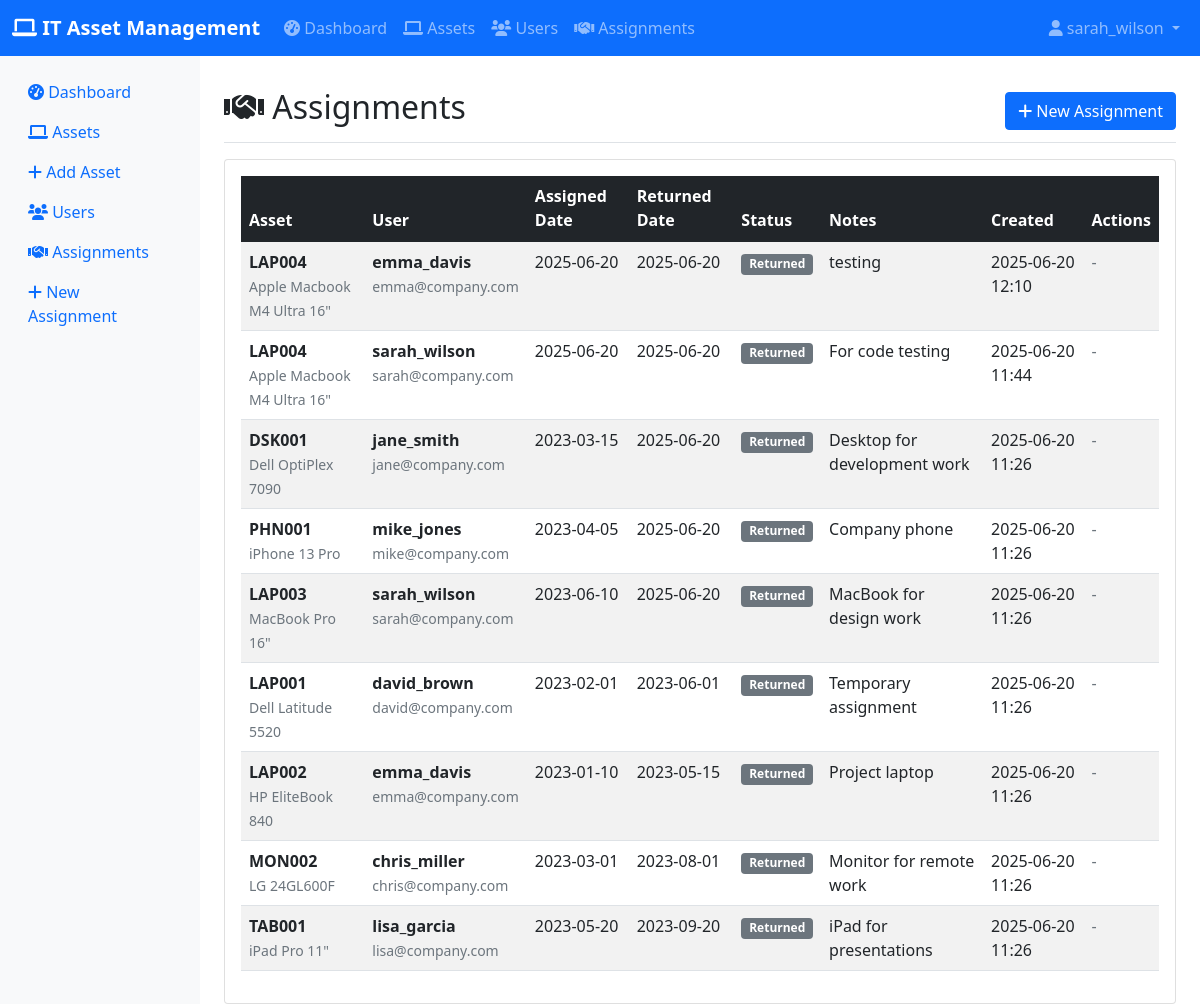
/assignments (signed in), run on the app's committed database.
### app.py (models this page shows, shortened)
class User(UserMixin, db.Model):
    __tablename__ = 'users'
    id = db.Column(db.Integer, primary_key=True)
    username = db.Column(db.String(80), unique=True, nullable=False, index=True)
    email = db.Column(db.String(120), unique=True, nullable=False, index=True)
    password_hash = db.Column(db.String(255), nullable=False)
    role = db.Column(db.String(20), nullable=False, default='regular')  # 'admin' or 'regular'
    created_at = db.Column(db.DateTime, default=datetime.utcnow)
    assignments = db.relationship('Assignment', backref='assigned_user', lazy=True)
    def is_admin(self):
        return self.role == 'admin'

class Assignment(db.Model):
    __tablename__ = 'assignments'
    id = db.Column(db.Integer, primary_key=True)
    asset_id = db.Column(db.Integer, db.ForeignKey('assets.id'), nullable=False)
    user_id = db.Column(db.Integer, db.ForeignKey('users.id'), nullable=False)
    assigned_date = db.Column(db.Date, nullable=False, default=date.today)
    returned_date = db.Column(db.Date, nullable=True)
    notes = db.Column(db.Text, nullable=True)
    created_at = db.Column(db.DateTime, default=datetime.utcnow)

class Asset(db.Model):
    __tablename__ = 'assets'
    id = db.Column(db.Integer, primary_key=True)
    asset_tag = db.Column(db.String(50), unique=True, nullable=False, index=True)
    name = db.Column(db.String(100), nullable=False)
    category = db.Column(db.String(50), nullable=False)  # Laptop, Desktop, Monitor, etc.
    purchase_date = db.Column(db.Date, nullable=True)
    warranty_expiry = db.Column(db.Date, nullable=True)
    status = db.Column(db.String(20), nullable=False, default='available')  # available, assigned, retired
    assigned_to = db.Column(db.Integer, db.ForeignKey('users.id'), nullable=True)
    created_at = db.Column(db.DateTime, default=datetime.utcnow)
    assignments = db.relationship('Assignment', backref='asset', lazy=True, cascade='all, delete-orphan')
    assigned_user = db.relationship('User', foreign_keys=[assigned_to], backref='assigned_assets')

### app.py (the view)
@app.route('/assignments')
@login_required
def assignments():
    page = request.args.get('page', 1, type=int)
    assignments = Assignment.query.order_by(Assignment.created_at.desc()).paginate(
        page=page, per_page=10, error_out=False
    )
    return render_template('assignments.html', assignments=assignments)

### app.py (called while the page is built)
@login_manager.user_loader
def load_user(user_id):
    return User.query.get(int(user_id))

### templates/assignments.html (shortened to what this page needs)
{% extends "base.html" %}
{% block content %}
<div class="d-flex justify-content-between flex-wrap flex-md-nowrap align-items-center pt-3 pb-2 mb-3 border-bottom">
    <h1 class="h2"><i class="fas fa-handshake"></i> Assignments</h1>
    <div class="btn-toolbar mb-2 mb-md-0">
        <a href="{{ url_for('create_assignment') }}" class="btn btn-primary">
            <i class="fas fa-plus"></i> New Assignment
        </a>
    </div>
</div>
<div class="card">
    <div class="card-body">
        {% if assignments.items %}
        <div class="table-responsive">
            <table class="table table-striped table-hover">
                <thead class="table-dark">
                    <tr>
                        <th>Asset</th>
                        <th>User</th>
                        <th>Assigned Date</th>
                        <th>Returned Date</th>
                        <th>Status</th>
                        <th>Notes</th>
                        <th>Created</th>
                        <th>Actions</th>
                    </tr>
                </thead>
                <tbody>
                    {% for assignment in assignments.items %}
                    <tr>
                        <td>
                            <strong>{{ assignment.asset.asset_tag }}</strong><br>
                            <small class="text-muted">{{ assignment.asset.name }}</small>
                        </td>
                        <td>
                            <strong>{{ assignment.assigned_user.username }}</strong><br>
                            <small class="text-muted">{{ assignment.assigned_user.email }}</small>
                        </td>
                        <td>{{ assignment.assigned_date.strftime('%Y-%m-%d') }}</td>
                        <td>
                            {% if assignment.returned_date %}
                                {{ assignment.returned_date.strftime('%Y-%m-%d') }}
                            {% else %}
                                <span class="text-muted">Not returned</span>
                            {% endif %}
                        </td>
                        <td>
                            {% if assignment.returned_date %}
                                <span class="badge bg-secondary">Returned</span>
                            {% else %}
                                <span class="badge bg-success">Active</span>
                            {% endif %}
                        </td>
                        <td>
                            {% if assignment.notes %}
                                <span title="{{ assignment.notes }}">
                                    {{ assignment.notes[:30] }}{% if assignment.notes|length > 30 %}...{% endif %}
                                </span>
                            {% else %}
                                <span class="text-muted">No notes</span>
                            {% endif %}
                        </td>
                        <td>{{ assignment.created_at.strftime('%Y-%m-%d %H:%M') }}</td>
                        <td class="table-actions">
                            {% if not assignment.returned_date %}
                                <form method="POST" action="{{ url_for('return_assignment', id=assignment.id) }}" class="d-inline" onsubmit="return confirm('Mark this assignment as returned?')">
                                    <button type="submit" class="btn btn-sm btn-outline-success">
                                        <i class="fas fa-undo"></i> Return
                                    </button>
                                </form>
                            {% else %}
                                <span class="text-muted">-</span>
                            {% endif %}
                        </td>
                    </tr>
                    {% endfor %}
                </tbody>
            </table>
        </div>
        {% endif %}
    </div>
</div>
{% endblock %}

### templates/base.html (shortened to what this page needs)
<!DOCTYPE html>
<html lang="en">
<head>
    <link href="https://cdn.jsdelivr.net/npm/bootstrap@5.1.3/dist/css/bootstrap.min.css" rel="stylesheet">
    <link href="https://cdnjs.cloudflare.com/ajax/libs/font-awesome/6.0.0/css/all.min.css" rel="stylesheet">
</head>
<body>
    <nav class="navbar navbar-expand-lg navbar-dark bg-primary">
        <div class="container-fluid">
            <a class="navbar-brand" href="{{ url_for('index') }}">
                <i class="fas fa-laptop"></i> IT Asset Management
            </a>
            {% if current_user.is_authenticated %}
            <div class="collapse navbar-collapse" id="navbarNav">
                <ul class="navbar-nav me-auto">
                    <li class="nav-item">
                        <a class="nav-link" href="{{ url_for('index') }}">
                            <i class="fas fa-tachometer-alt"></i> Dashboard
                        </a>
                    </li>
                    <li class="nav-item">
                        <a class="nav-link" href="{{ url_for('assets') }}">
                            <i class="fas fa-laptop"></i> Assets
                        </a>
                    </li>
                    <li class="nav-item">
                        <a class="nav-link" href="{{ url_for('users') }}">
                            <i class="fas fa-users"></i> Users
                        </a>
                    </li>
                    <li class="nav-item">
                        <a class="nav-link" href="{{ url_for('assignments') }}">
                            <i class="fas fa-handshake"></i> Assignments
                        </a>
                    </li>
                </ul>
                <ul class="navbar-nav">
                    <li class="nav-item dropdown">
                        <a class="nav-link dropdown-toggle" href="#" id="navbarDropdown" role="button" data-bs-toggle="dropdown">
                            <i class="fas fa-user"></i> {{ current_user.username }}
                        </a>
                    </li>
                </ul>
            </div>
            {% endif %}
        </div>
    </nav>
    <div class="container-fluid">
        <div class="row">
            {% if current_user.is_authenticated %}
            <nav class="col-md-2 d-md-block sidebar">
                <div class="position-sticky pt-3">
                    <ul class="nav flex-column">
                        <li class="nav-item">
                            <a class="nav-link" href="{{ url_for('index') }}">
                                <i class="fas fa-tachometer-alt"></i> Dashboard
                            </a>
                        </li>
                        <li class="nav-item">
                            <a class="nav-link" href="{{ url_for('assets') }}">
                                <i class="fas fa-laptop"></i> Assets
                            </a>
                        </li>
                        <li class="nav-item">
                            <a class="nav-link" href="{{ url_for('create_asset') }}">
                                <i class="fas fa-plus"></i> Add Asset
                            </a>
                        </li>
                        <li class="nav-item">
                            <a class="nav-link" href="{{ url_for('users') }}">
                                <i class="fas fa-users"></i> Users
                            </a>
                        </li>
                        <li class="nav-item">
                            <a class="nav-link" href="{{ url_for('assignments') }}">
                                <i class="fas fa-handshake"></i> Assignments
                            </a>
                        </li>
                        <li class="nav-item">
                            <a class="nav-link" href="{{ url_for('create_assignment') }}">
                                <i class="fas fa-plus"></i> New Assignment
                            </a>
                        </li>
                    </ul>
                </div>
            </nav>
            {% endif %}
            <main class="col-md-10 ms-sm-auto px-md-4 main-content">
                {% if current_user.is_authenticated %}
                <div class="pt-3">
                {% else %}
                <div class="pt-5">
                {% endif %}
                    {% block content %}{% endblock %}
                </div>
            </main>
        </div>
    </div>
</body>
</html>

### templates/base.html (style rules this page uses)
.navbar-brand { font-weight: bold; }
.sidebar { min-height: calc(100vh - 56px); background-color: #f8f9fa; }
.main-content { min-height: calc(100vh - 56px); }
.table-actions { white-space: nowrap; }

### data on the page
User: username "sarah_wilson"
Assignment: asset.asset_tag "LAP004", asset.name "Apple Macbook M4 Ultra 16\"", assigned_user.username "emma_davis", assigned_user.email "emma@company.com", assigned_date "2025-06-20", returned_date "2025-06-20", shows "Returned", notes "testing", created_at "2025-06-20 12:10"
Assignment: asset.asset_tag "LAP004", asset.name "Apple Macbook M4 Ultra 16\"", assigned_user.username "sarah_wilson", assigned_user.email "sarah@company.com", assigned_date "2025-06-20", returned_date "2025-06-20", shows "Returned", notes "For code testing", created_at "2025-06-20 11:44"
Assignment: asset.asset_tag "DSK001", asset.name "Dell OptiPlex 7090", assigned_user.username "jane_smith", assigned_user.email "jane@company.com", assigned_date "2023-03-15", returned_date "2025-06-20", shows "Returned", notes "Desktop for development work", created_at "2025-06-20 11:26"
Assignment: asset.asset_tag "PHN001", asset.name "iPhone 13 Pro", assigned_user.username "mike_jones", assigned_user.email "mike@company.com", assigned_date "2023-04-05", returned_date "2025-06-20", shows "Returned", notes "Company phone", created_at "2025-06-20 11:26"
Assignment: asset.asset_tag "LAP003", asset.name "MacBook Pro 16\"", assigned_user.username "sarah_wilson", assigned_user.email "sarah@company.com", assigned_date "2023-06-10", returned_date "2025-06-20", shows "Returned", notes "MacBook for design work", created_at "2025-06-20 11:26"
Assignment: asset.asset_tag "LAP001", asset.name "Dell Latitude 5520", assigned_user.username "david_brown", assigned_user.email "david@company.com", assigned_date "2023-02-01", returned_date "2023-06-01", shows "Returned", notes "Temporary assignment", created_at "2025-06-20 11:26"
Assignment: asset.asset_tag "LAP002", asset.name "HP EliteBook 840", assigned_user.username "emma_davis", assigned_user.email "emma@company.com", assigned_date "2023-01-10", returned_date "2023-05-15", shows "Returned", notes "Project laptop", created_at "2025-06-20 11:26"
Assignment: asset.asset_tag "MON002", asset.name "LG 24GL600F", assigned_user.username "chris_miller", assigned_user.email "chris@company.com", assigned_date "2023-03-01", returned_date "2023-08-01", shows "Returned", notes "Monitor for remote work", created_at "2025-06-20 11:26"
Assignment: asset.asset_tag "TAB001", asset.name "iPad Pro 11\"", assigned_user.username "lisa_garcia", assigned_user.email "lisa@company.com", assigned_date "2023-05-20", returned_date "2023-09-20", shows "Returned", notes "iPad for presentations", created_at "2025-06-20 11:26"
